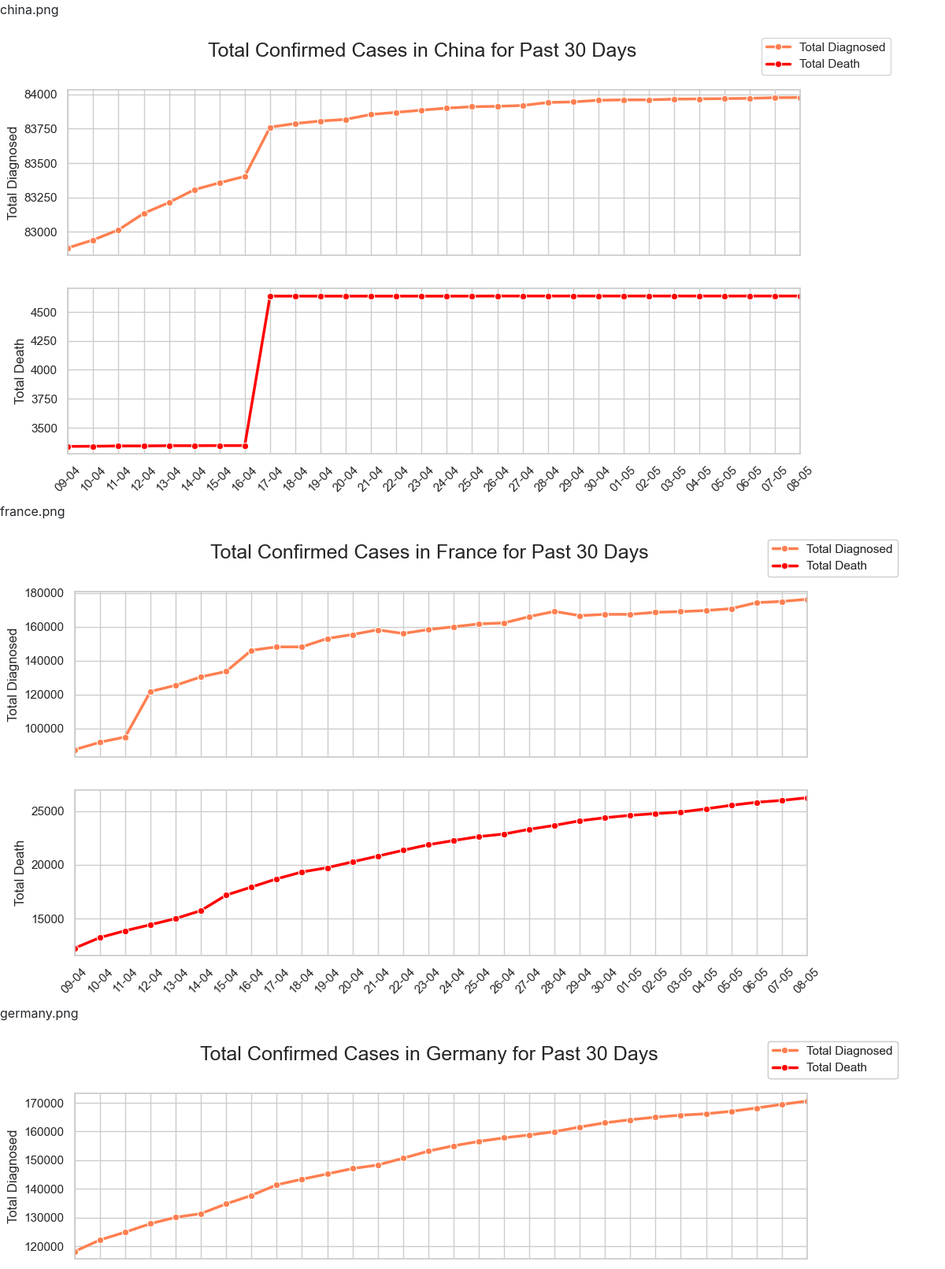
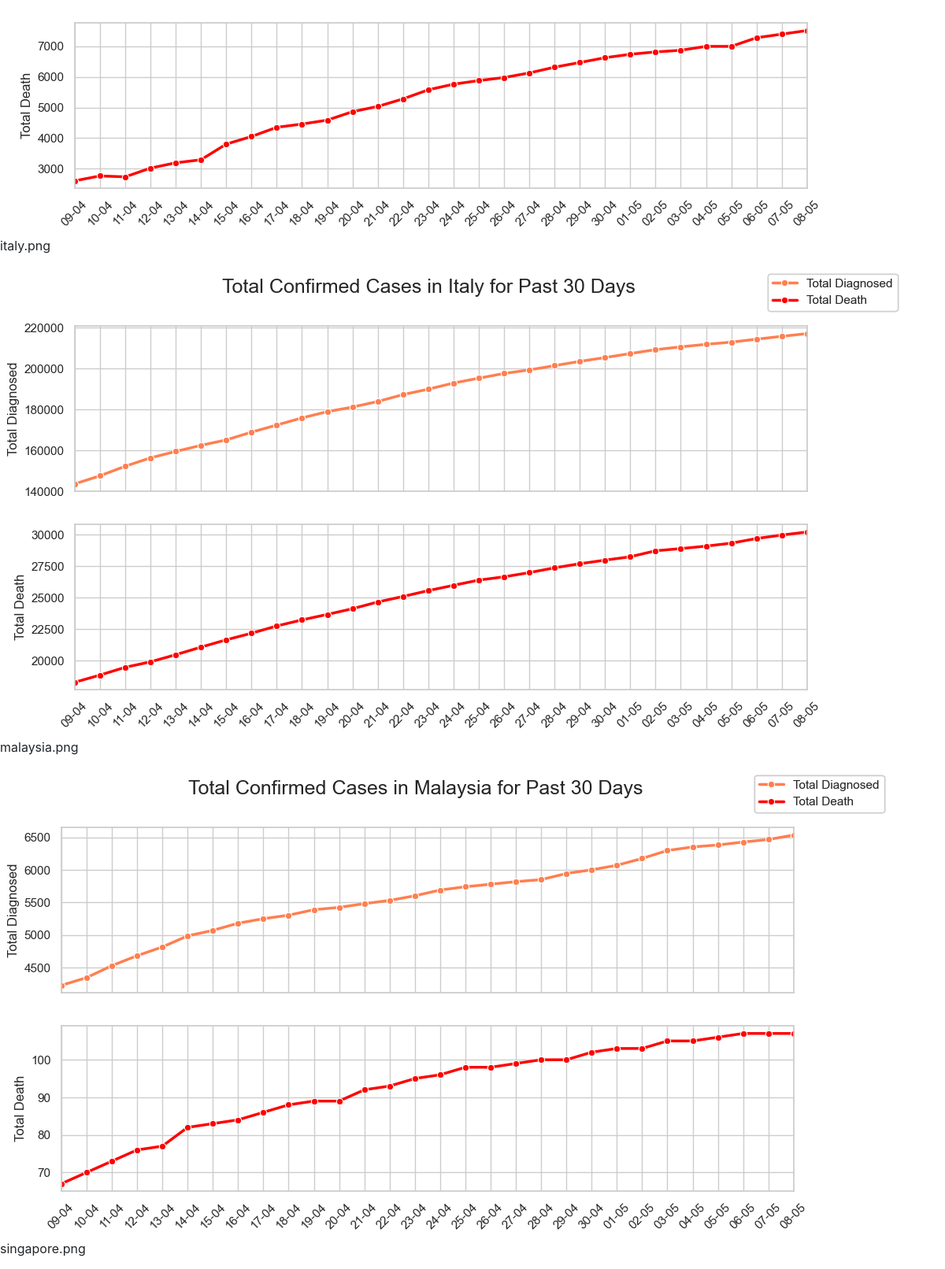
The page / (upper part) on the database its author committed (2 pictures, top to bottom).
### chatbot_app/models.py (models this page shows)
class graphPlot(models.Model):
    name = models.CharField(max_length=100, blank=False)
    plot = models.ImageField(upload_to ='plots/', storage=OverwriteStorage())
    datetime = models.DateTimeField(auto_now = True)

### chatbot_app/views.py (the view)
# urls.py: path('',views.index, name='index')
def index(request):
    image_obj = graphPlot.objects.order_by('name')
    image_dict = {'image_list' : image_obj}
    return render(request, r'chat_bot_template/index.html', image_dict)

### templates/chat_bot_template/index.html (shortened to what this page needs)
<!DOCTYPE html>
{% load static %}
    <head>
        <link rel="stylesheet" href="{% static "css/bootstrap.css" %}">
    </head>
    <body>
        {% for i in image_list %}
            <p>{{i.name}}</p>
            <img src="{{i.plot.url}}" alt="{{i.name}} not found" />
        {%endfor%}
    </body>
</html>

### rows shown on the page
graphPlot: name "china.png", plot (picture)
graphPlot: name "france.png", plot (picture)
graphPlot: name "germany.png", plot (picture)
graphPlot: name "italy.png", plot (picture)
graphPlot: name "malaysia.png", plot (picture)
graphPlot: name "singapore.png"
